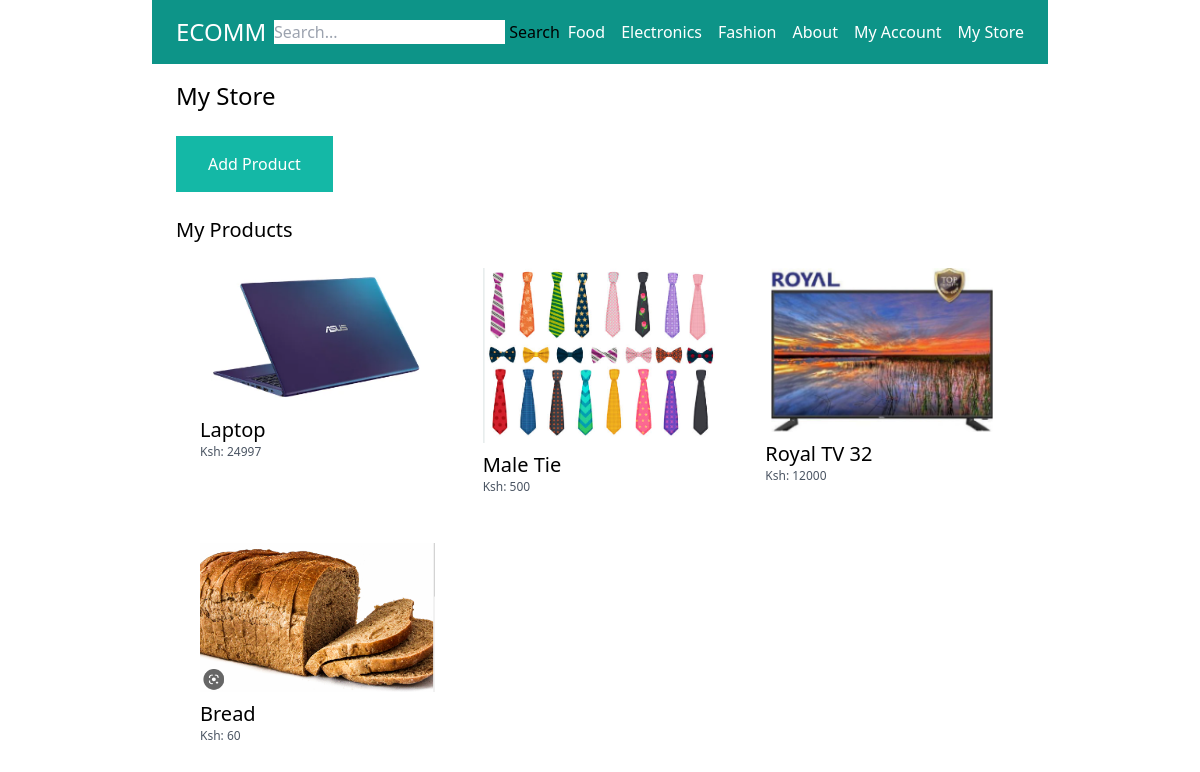
The app's page /my-store/ (signed in), older data.
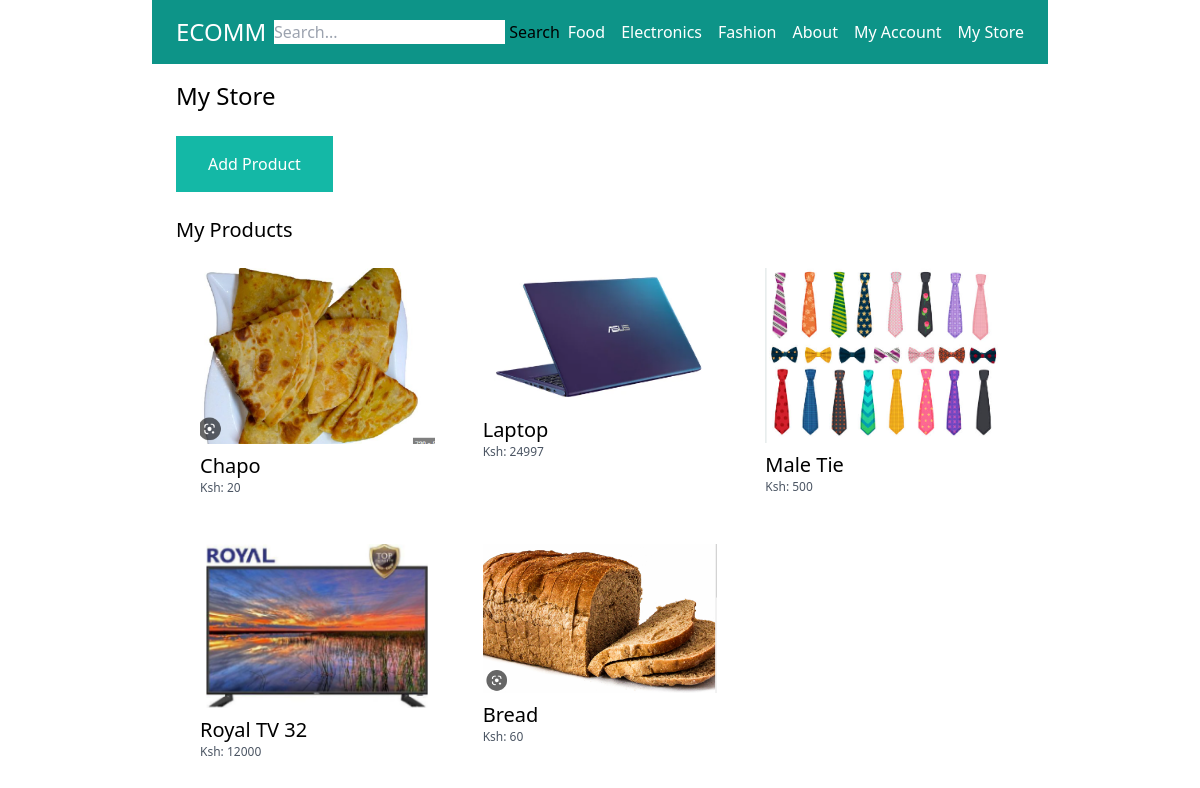
The same page, newer data.
### store/models.py (models this page shows, shortened)
class Category(models.Model):
    title = models.CharField(max_length=50)
    slug = models.SlugField(max_length=50)
    class Meta:
        verbose_name_plural = 'Categories'

class Product(models.Model):
    category = models.ForeignKey(Category, related_name='products', on_delete=models.CASCADE)
    user = models.ForeignKey(User, related_name='products', on_delete=models.CASCADE)
    title = models.CharField(max_length=50)
    slug = models.SlugField(max_length=50)
    description = models.TextField(max_length=300, blank=True, null=True)
    price = models.IntegerField()
    image = models.ImageField(upload_to='uploads/product_images/', blank=True, null=True)
    created_at = models.DateTimeField(auto_now_add=True)
    updated_at = models.DateTimeField(auto_now=True)
    class Meta:
        ordering = ('-created_at', )

### userprofile/views.py (the view)
# urls.py: path('my-store/', views.myStore, name='my_store'),
@login_required
def myStore(request):
    return render(request, 'userprofile/my_store.html')

### store/templatetags/menu.py (called while the page is built)
@register.inclusion_tag('core/menu.html')
def menu():
    categories  = Category.objects.all()
    return {'categories': categories}

### userprofile/templates/userprofile/my_store.html (shortened to what this page needs)
{% extends 'core/base.html' %}
{% block content %}
    <h1 class="text-2xl">My Store</h1>
    <a href="{% url 'add_product' %}" class="mt-6 inline-block py-4 px-8 bg-teal-500 text-white">Add Product</a>
    <h2 class="mt-6 text-xl">My Products</h2>
    {% if request.user.products %}
        <div class="flex flex-wrap ">
            {% for product in request.user.products.all %}
                <div class="product w-1/3 p-2">
                    <div class="p-4 bg-gray-150">
                        <a href="{% url 'product_detail' product.category.slug product.slug %}">
                            {% if product.image %}
                                <div class="image mb-2">
                                    <img src="{{product.image.url}}" alt="{{product.title}} Image">
                                </div>
                            {% endif %}
                            <h2 class="text-xl">{{product.title}}</h2>
                            <p class="text-xs text-gray-600">Ksh: {{product.price}}</p>
                        </a>
                    </div>
                </div>
            {% endfor %}
        </div>
    {% else %}
        <p class="mt-4 py-4 px-8 bg-gray-200">You don't have any Products!</p>
    {% endif %}
{% endblock %}

### core/templates/core/menu.html
{% for category in categories %}
    <a href="{% url 'category_detail' category.slug %}" class="text-white">{{category.title}}</a>
{% endfor %}
<a href="{% url 'aboutpage' %}" class="text-white">About</a>

Row changes from the older to the newer data that the page shows:
added Product: image (picture), title "Chapo", price "20"
